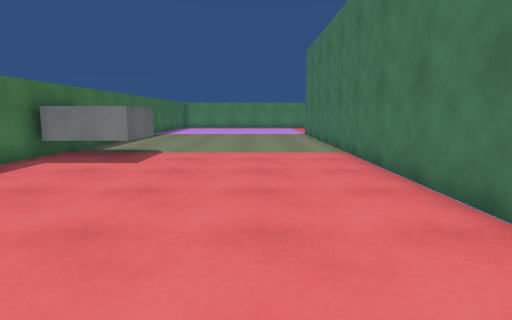
[1] (above)

22 first-person views from a walk through a 3-D level made in the Unity game engine. The camera is 1.3 m above the floor, tilts 8° down and sees 75° across. The floor is counted in squares, 1 m on a side. Each view is taken from the middle of a square. On the plan, view 1 faces up. The plan holds only what a view shows up to about 14 squares ahead; the rest is blank. The place goes on beyond the plan. The player character is not drawn. Surface patterns are stand-ins for the level's own textures.

[2]
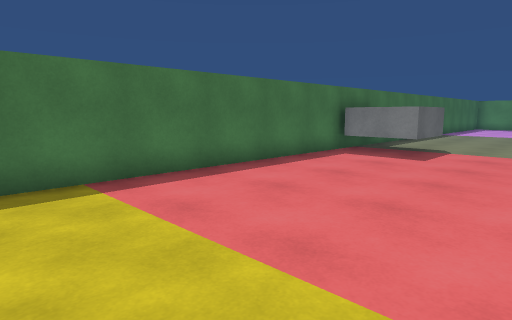

[3]
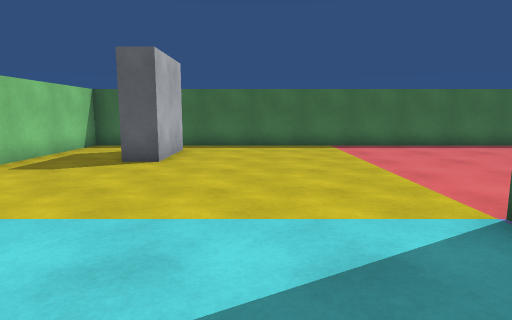

[4]
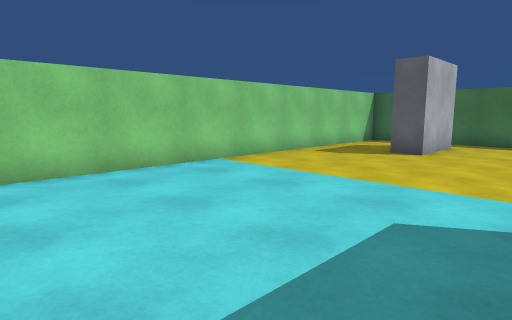

[5]
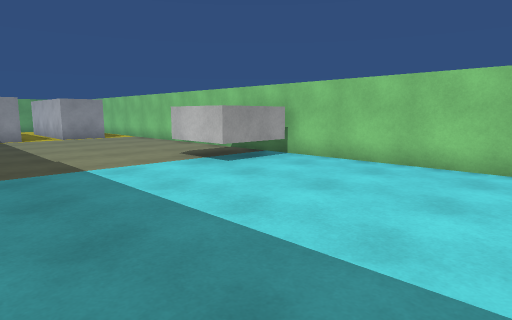

[6]
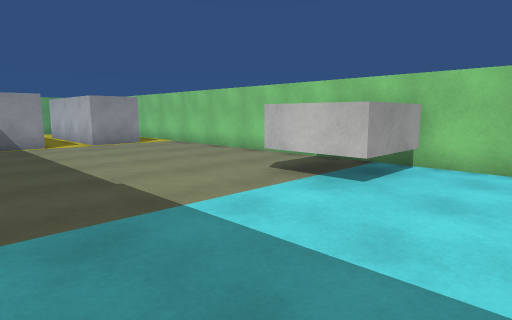

[7]
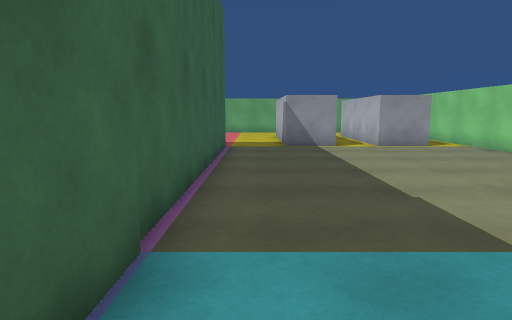

[8]
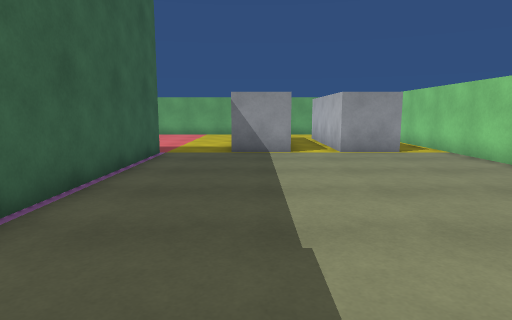

[9]
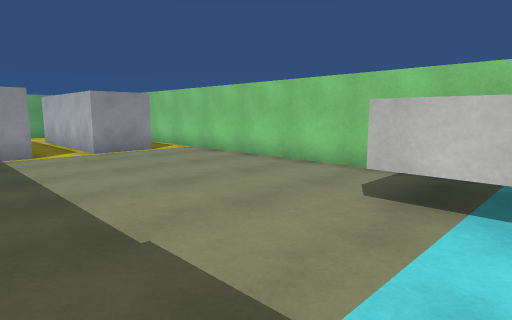

[10]
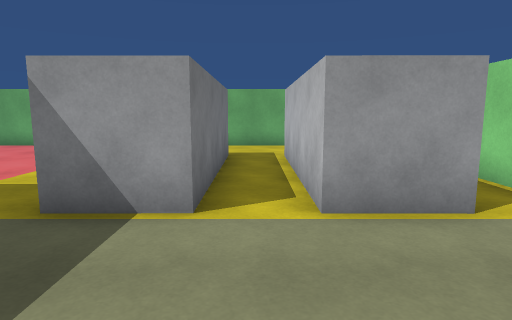

[11]
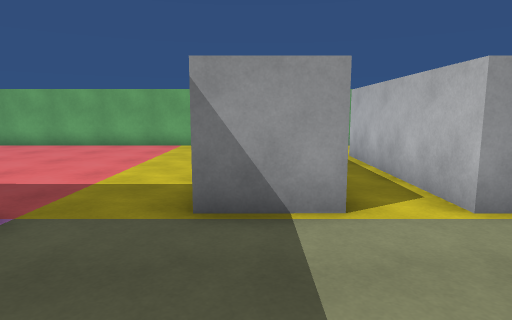

[12]
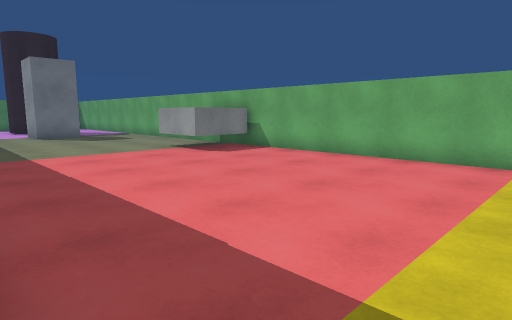

[13]
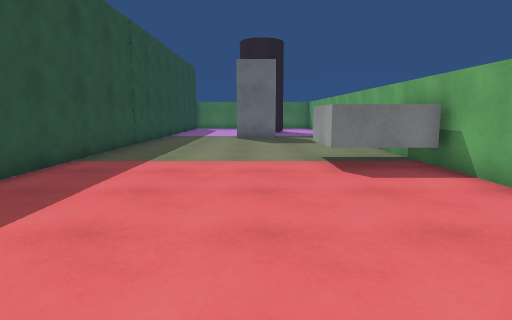

[14]
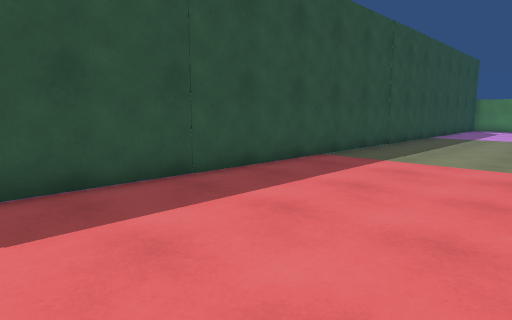

[15]
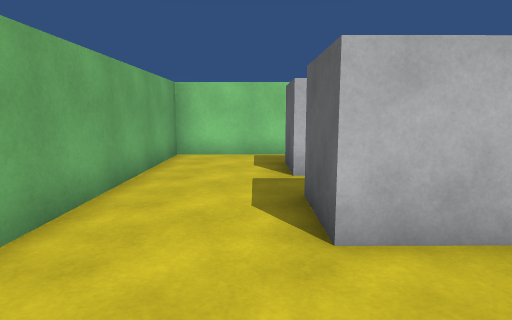

[16]
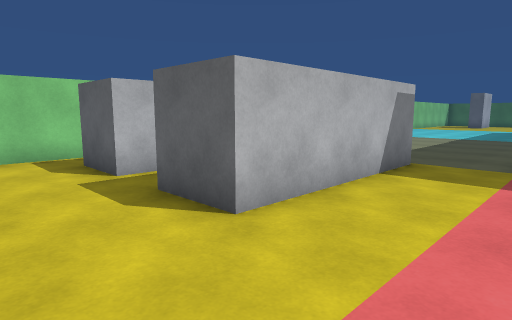

[17]
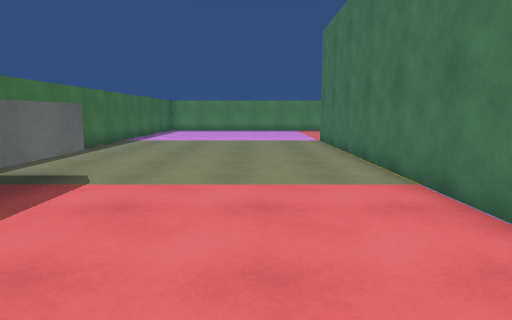

[18]
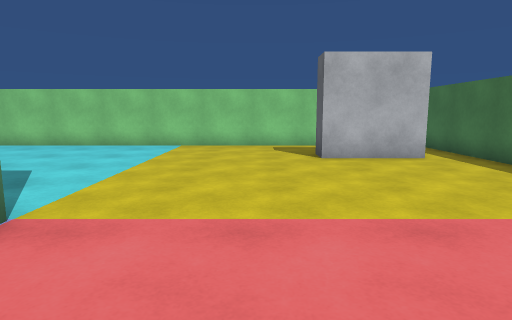

[19]
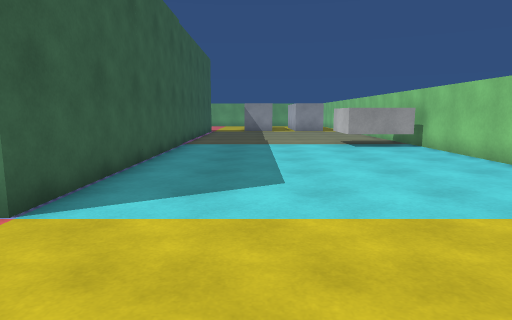

[20]
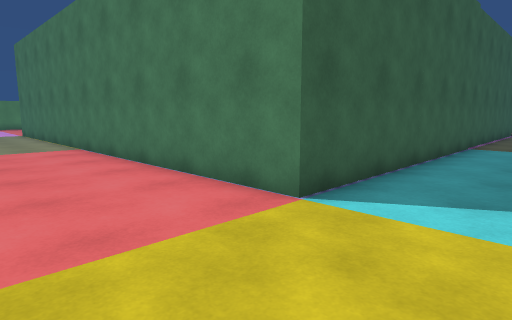

[21]
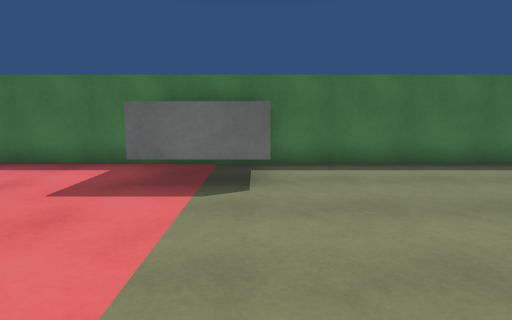

[22]
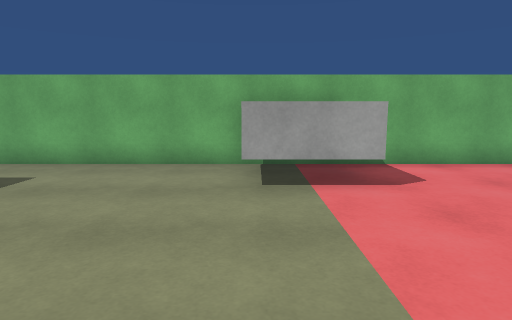

### Floor plan
Points are (right, up) in squares from view 1. A wall is a line through its corners. A room is listed if a view was taken in it or the views show most of it. See-through windows are left out.
Room 1 (views 1, 2, 3, 4, 5, 6, 7, 8, 9, 10, 11, 12, 17, 18, 19, 20, 21)
walls: (-5, -4.6) (-1.9, -4.6) (-1.9, -5.6); (23, 1.1) (3, 1.1) (3, 16.5); (23.2, -3.2) (23.2, -1.2); (23.3, -6.9) (23.2, -4.9); (-6.5, 16.5) (-6.5, -8.5) (23.5, -8.5)
ways out: opening at (22, -4) to room 2; opening at (23, -8) to room 2; opening at (23, 0) to room 2
Room 2 (views 13, 14, 15, 16, 22)
walls: (32.5, 0.5) (32.5, 16.5); (32.4, 9.7) (31.9, 9.7); (23.2, -1.2) (29.2, -1.1) (29.2, -3.2) (23.2, -3.2); (23.2, -4.9) (29.2, -4.9) (29.2, -6.9); (23, 16.2) (23, 2.6); (28.6, -8.5) (32.5, -8.5) (32.5, -1.1); (23.5, -8.5) (26.2, -8.5)
ways out: opening at (22, -4) to room 1; opening at (23, -8) to room 1; opening at (23, 0) to room 1

Positions as (right, up) in squares from view 1, and headings:
1: (0, 0), facing up
2: (0, -1), facing up-left
3: (7, -2), facing left
4: (9, -1), facing down-left
5: (5, 0), facing down-right
6: (9, 0), facing down-right
7: (10, 0), facing right
8: (12, -2), facing right
9: (12, -1), facing down-right
10: (19, -4), facing right
11: (19, -2), facing right
12: (23, 0), facing up-right
13: (28, 2), facing up
14: (29, 2), facing up-left
15: (30, 2), facing down
16: (32, 2), facing down-left
17: (0, 5), facing up
18: (0, 5), facing down
19: (-1, -2), facing right
20: (-1, -2), facing up-right
21: (2, 12), facing left
22: (24, 12), facing right
